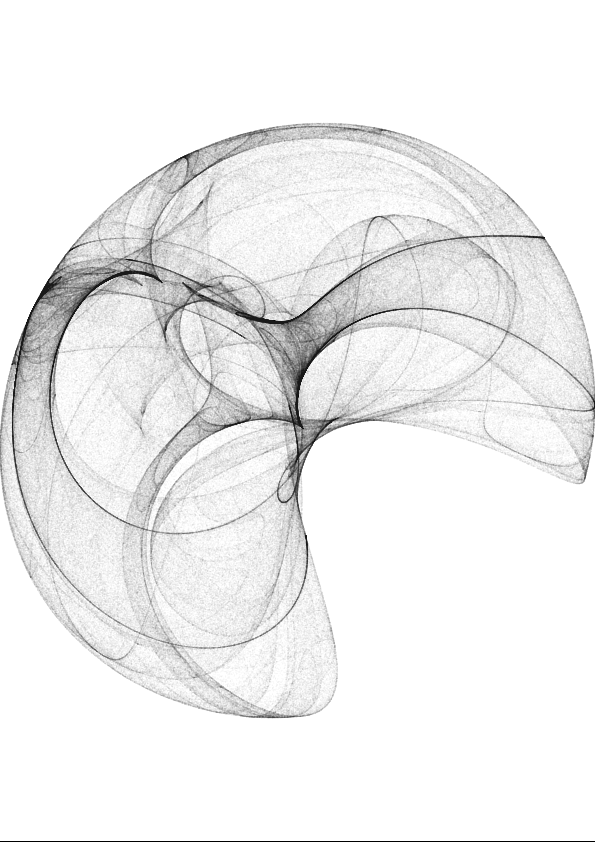
Frame 1 (no input)
Frame 60 (the mouse pressed at the canvas centre just before this capture): identical to frame 1, image omitted
Frame 120 (the mouse held since frame 60 and released just before this capture): identical to frame 1, image omitted

The Processing sketch that drew this single still picture (run headless with seeded random() and noise(); from frame 60 on, the mouse is pressed at the canvas centre):

// Processing sketch: De_Jong_attractor
// ── De_Jong_attractor.pde
// A4 300ppi 2480x3508 px
// A4 72ppi 595x842 px
// A4 48ppi 397x561 px

int PGWidth = 2480, PGHeight = 3508;
PGraphics img;

// De Jong Attractor variables
float x = 0, y = 0;
float a = 1.57;
float b = 1.97;
float c = 1.77;
float d = 1.77;
int totalPoints = 1000000;

void setup() {
  size(595, 842);  // プレビュー用
  background(0);
  frameRate(10);

  img = createGraphics(PGWidth, PGHeight);

  img.beginDraw();
  img.background(255);        // 背景白
  img.translate(PGWidth/2, PGHeight/2);  // 中心を原点に
  img.stroke(0, 5);           // 黒・透明度5
  img.strokeWeight(7);      // 細めの点

  for (int i = 0; i < totalPoints; i++) {
    float newX = sin(a * y) - cos(b * x);
    float newY = sin(c * x) - cos(d * y);

    float drawX = map(newX, -2, 2, -PGWidth/2, PGWidth/2);
    float drawY = map(newY, -2, 2, -PGWidth/2, PGWidth/2);

    img.point(drawX, drawY);

    x = newX;
    y = newY;
  }

  img.endDraw();
  
  // 表示部分：アスペクト比を維持して中央に表示
  float imgAspect = float(PGWidth) / PGHeight;
  float screenAspect = float(width) / height;

  float displayW, displayH;
  if (imgAspect > screenAspect) {
    displayW = width;
    displayH = width / imgAspect;
  } else {
    displayH = height;
    displayW = height * imgAspect;
  }

  float offsetX = (width - displayW) / 2;
  float offsetY = (height - displayH) / 2;

  image(img, offsetX, offsetY, displayW, displayH);
}

void draw() {
}

void keyPressed() {
  if (key == 's') {
    String timeStamp = year() + nf(month(), 2) + nf(day(), 2) + "_" + nf(hour(), 2) + nf(minute(), 2) + nf(second(), 2);
    String fileName = "./images/capture" + timeStamp + ".png";
    img.save(fileName);
    println("image saved");
  }
}
